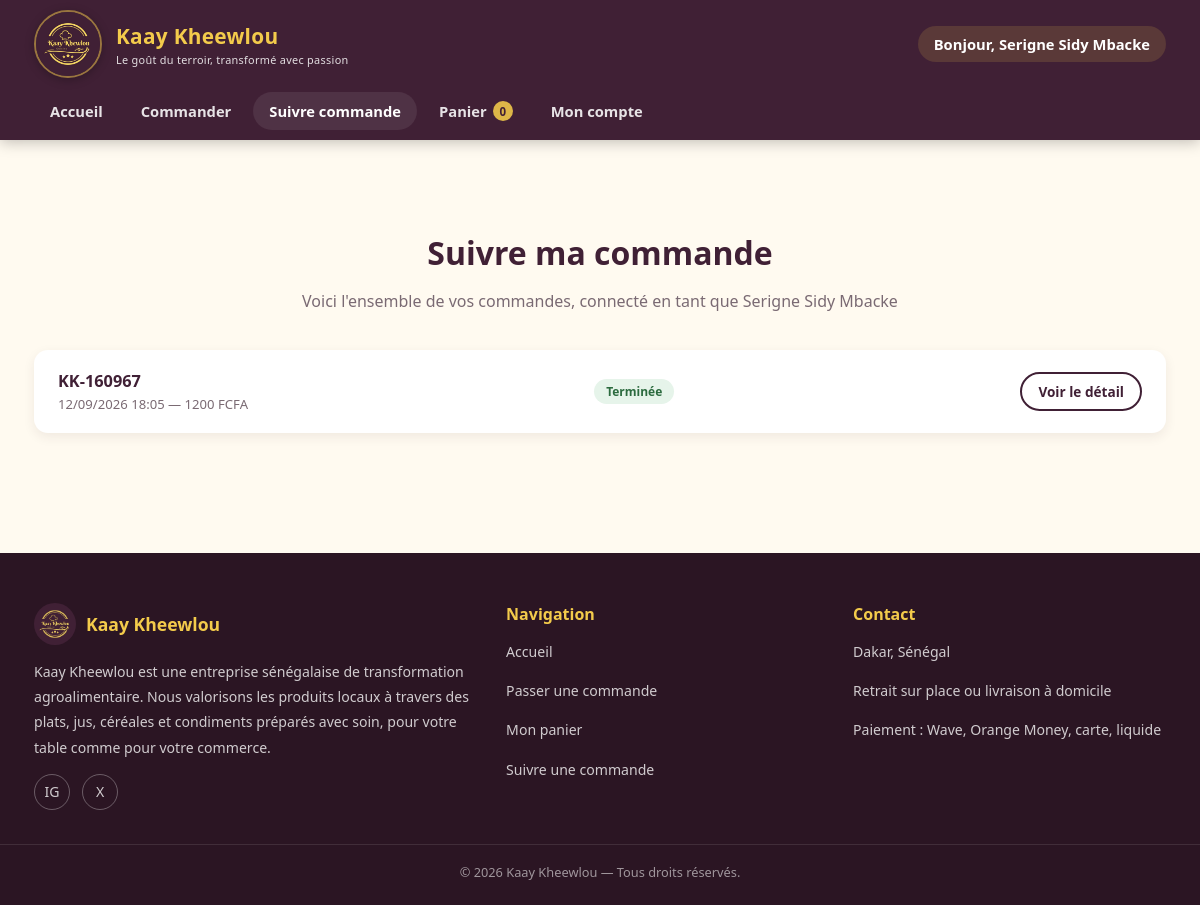
/suivre-commande/ (signed in), run on the app's committed database.
### monapp/models.py (models this page shows, shortened)
class Commande(models.Model):
    STATUT_VALIDEE = 'validee'
    STATUT_PREPARATION = 'preparation'
    STATUT_LIVRAISON = 'livraison'
    STATUT_TERMINEE = 'terminee'
    STATUT_ANNULEE = 'annulee'
    STATUT_CHOICES = [
        (STATUT_VALIDEE, 'Commande validée'),
        (STATUT_PREPARATION, 'En préparation'),
        (STATUT_LIVRAISON, 'En livraison'),
        (STATUT_TERMINEE, 'Terminée'),
        (STATUT_ANNULEE, 'Annulée'),
    ]
    STATUT_POURCENTAGE = {
        STATUT_VALIDEE: 25,
        STATUT_PREPARATION: 50,
        STATUT_LIVRAISON: 75,
        STATUT_TERMINEE: 100,
        STATUT_ANNULEE: 0,
    }
    STATUTS_ANNULABLES = (STATUT_VALIDEE, STATUT_PREPARATION)
    MODE_RETRAIT = 'retrait'
    MODE_LIVRAISON = 'livraison'
    MODE_RECEPTION_CHOICES = [
        (MODE_RETRAIT, 'Retrait sur place'),
        (MODE_LIVRAISON, 'Livraison à domicile'),
    ]
    PAIEMENT_WAVE = 'wave'
    PAIEMENT_OM = 'orange_money'
    PAIEMENT_CARTE = 'carte'
    PAIEMENT_LIQUIDE = 'liquide'
    PAIEMENT_CHOICES = [
        (PAIEMENT_WAVE, 'Wave'),
        (PAIEMENT_OM, 'Orange Money'),
        (PAIEMENT_CARTE, 'Carte bancaire'),
        (PAIEMENT_LIQUIDE, 'Liquide (paiement à la livraison)'),
    ]
    numero = models.CharField(max_length=20, unique=True, default=generer_numero_commande, editable=False)
    utilisateur = models.ForeignKey(
        settings.AUTH_USER_MODEL, on_delete=models.SET_NULL, null=True, blank=True, related_name='commandes'
    )
    client_nom = models.CharField(max_length=120)
    client_telephone = models.CharField(max_length=30)
    client_email = models.EmailField(blank=True)
    client_adresse = models.CharField(max_length=255, blank=True)
    mode_reception = models.CharField(max_length=15, choices=MODE_RECEPTION_CHOICES, default=MODE_RETRAIT)
    mode_paiement = models.CharField(max_length=15, choices=PAIEMENT_CHOICES, default=PAIEMENT_LIQUIDE)
    sous_total = models.DecimalField(max_digits=12, decimal_places=0, default=0)
    frais_livraison = models.DecimalField(max_digits=10, decimal_places=0, default=0)
    points_utilises = models.PositiveIntegerField(default=0)
    reduction_points = models.DecimalField(max_digits=10, decimal_places=0, default=0)
    total = models.DecimalField(max_digits=12, decimal_places=0, default=0)
    points_credites = models.BooleanField(default=False, help_text="Les points de fidélité ont déjà été crédités pour cette commande")
    statut = models.CharField(max_length=15, choices=STATUT_CHOICES, default=STATUT_VALIDEE)
    note = models.TextField(blank=True, help_text="Précisions du client sur la commande")
    date_creation = models.DateTimeField(default=timezone.now)
    date_maj = models.DateTimeField(auto_now=True)
    class Meta:
        verbose_name = "Commande"
        verbose_name_plural = "Commandes"
        ordering = ['-date_creation']
    @property
    def est_annulable(self):
        return self.statut in self.STATUTS_ANNULABLES

### monapp/views.py (the view, shortened to what this page needs)
# urls.py: path('suivre-commande/', views.suivre_commande_vue, name='suivre_commande'),
def suivre_commande_vue(request):
    if request.user.is_authenticated and not request.user.is_staff:
        numeros = request.session.get(SESSION_MES_COMMANDES, [])
        commandes_qs = Commande.objects.filter(numero__in=numeros) | Commande.objects.filter(utilisateur=request.user)
        commandes = list(commandes_qs.distinct())
        commandes.sort(key=lambda c: c.date_creation, reverse=True)
        return render(request, 'src/suivre_commande.html', {'connecte': True, 'commandes': commandes})

### monapp/cart.py (called while the page is built, shortened)
    def __iter__(self):
        ids = self.panier.keys()
        produits = Produit.objects.filter(id__in=ids)
        produits_par_id = {str(p.id): p for p in produits}

    def __len__(self):
        return sum(item['quantite'] for item in self.panier.values())

    def get_total(self):
        return sum((item['sous_total'] for item in self), Decimal('0'))

### monapp/context_processors.py (called while the page is built)
def panier_context(request):
    panier = Panier(request)
    return {
        'panier_nb_articles': len(panier),
        'panier_total': panier.get_total(),
    }

### monapp/templates/src/suivre_commande.html (shortened to what this page needs)
{% extends "src/base_client.html" %}
{% block contenu %}
<section class="section">
  <div class="container">
    <h1 class="section-title">Suivre ma commande</h1>
    {% if connecte %}
      <p class="section-subtitle">Voici l'ensemble de vos commandes, connecté en tant que {{ request.user.first_name|default:request.user.username }}</p>
      {% if commandes %}
        {% for commande in commandes %}
        <div class="commande-carte">
          <div class="infos">
            <strong>{{ commande.numero }}</strong>
            <span>{{ commande.date_creation|date:"d/m/Y H:i" }} — {{ commande.total }} FCFA</span>
          </div>
          <span class="statut-badge statut-{{ commande.statut }}">{{ commande.get_statut_display }}</span>
          <div class="actions">
            <a href="{% url 'monapp:suivi_commande' commande.numero %}" class="btn btn-outline btn-sm">Voir le détail</a>
          </div>
        </div>
        {% endfor %}
      {% else %}
        <div class="vide-etat">
          Vous n'avez pas encore passé de commande.<br><br>
          <a href="{% url 'monapp:accueil' %}" class="btn btn-primary">Découvrir nos produits</a>
        </div>
      {% endif %}
    {% endif %}
  </div>
</section>
{% endblock %}

### monapp/templates/src/base_client.html (shortened to what this page needs)
{% load static %}
<!DOCTYPE html>
<html lang="fr">
<head>
  <link rel="stylesheet" href="{% static 'css/style.css' %}">
</head>
<body>
  <header class="navbar">
    <div class="container">
      <a href="{% url 'monapp:accueil' %}" class="navbar-brand">
        <img src="{% static 'ressources/logo.png' %}" alt="Logo Kaay Kheewlou">
        <span>Kaay Kheewlou<small>Le goût du terroir, transformé avec passion</small></span>
      </a>
      {% if user.is_authenticated and not user.is_staff %}
        <span class="navbar-salutation">Bonjour, {{ user.first_name|default:user.username }}</span>
      {% endif %}
      <nav class="navbar-links">
        <a href="{% url 'monapp:accueil' %}" class="{% if request.resolver_match.url_name == 'accueil' %}active{% endif %}">Accueil</a>
        <a href="{% url 'monapp:commande' %}" class="{% if request.resolver_match.url_name == 'commande' %}active{% endif %}">Commander</a>
        <a href="{% url 'monapp:suivre_commande' %}" class="{% if request.resolver_match.url_name == 'suivre_commande' or request.resolver_match.url_name == 'suivi_commande' %}active{% endif %}">Suivre commande</a>
        <a href="{% url 'monapp:panier' %}" class="cart-link {% if request.resolver_match.url_name == 'panier' %}active{% endif %}">
          Panier
          <span class="badge-count" data-panier-badge>{{ panier_nb_articles }}</span>
        </a>
        {% if user.is_authenticated and not user.is_staff %}
          <a href="{% url 'monapp:compte' %}" class="{% if request.resolver_match.url_name == 'compte' %}active{% endif %}">Mon compte</a>
        {% else %}
          <a href="{% url 'monapp:compte_connexion' %}" class="{% if 'compte' in request.resolver_match.url_name %}active{% endif %}">Connexion</a>
        {% endif %}
      </nav>
    </div>
  </header>
  <main>
    {% block contenu %}{% endblock %}
  </main>
  <footer class="footer">
    <div class="container">
      <div>
        <div class="footer-brand">
          <img src="{% static 'ressources/logo.png' %}" alt="Logo Kaay Kheewlou">
          <strong>Kaay Kheewlou</strong>
        </div>
        <p>Kaay Kheewlou est une entreprise sénégalaise de transformation agroalimentaire. Nous valorisons les produits locaux à travers des plats, jus, céréales et condiments préparés avec soin, pour votre table comme pour votre commerce.</p>
        <div class="footer-social">
          <a href="https://www.instagram.com/kaay_kheewlou" target="_blank" rel="noopener" aria-label="Instagram">IG</a>
          <a href="https://x.com/kaaykheewlou" target="_blank" rel="noopener" aria-label="X / Twitter">X</a>
        </div>
      </div>
      <div>
        <h4>Navigation</h4>
        <p><a href="{% url 'monapp:accueil' %}">Accueil</a></p>
        <p><a href="{% url 'monapp:commande' %}">Passer une commande</a></p>
        <p><a href="{% url 'monapp:panier' %}">Mon panier</a></p>
        <p><a href="{% url 'monapp:suivre_commande' %}">Suivre une commande</a></p>
      </div>
      <div>
        <h4>Contact</h4>
        <p>Dakar, Sénégal</p>
        <p>Retrait sur place ou livraison à domicile</p>
        <p>Paiement : Wave, Orange Money, carte, liquide</p>
      </div>
    </div>
    <div class="footer-bottom">&copy; {% now "Y" %} Kaay Kheewlou — Tous droits réservés.</div>
  </footer>
</body>
</html>

### data on the page
Commande: numero "KK-160967", date_creation "12/09/2026 18:05", total "1200", statut "Terminée"

### other printed values
{{ user.first_name|default:user.username }} "Serigne Sidy Mbacke"
{{ panier_nb_articles }} "0"
{{ request.user.first_name|default:request.user.username }} "Serigne Sidy Mbacke"
